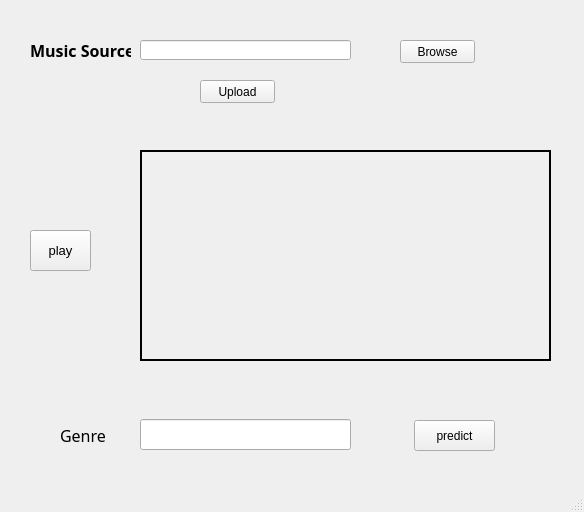
<?xml version="1.0" encoding="UTF-8"?>
<ui version="4.0">
 <class>MainWindow</class>
 <widget class="QMainWindow" name="MainWindow">
  <property name="geometry">
   <rect>
    <x>0</x>
    <y>0</y>
    <width>584</width>
    <height>512</height>
   </rect>
  </property>
  <property name="windowTitle">
   <string>MainWindow</string>
  </property>
  <widget class="QWidget" name="centralwidget">
   <widget class="QLineEdit" name="inp">
    <property name="geometry">
     <rect>
      <x>140</x>
      <y>40</y>
      <width>211</width>
      <height>20</height>
     </rect>
    </property>
   </widget>
   <widget class="QLabel" name="label">
    <property name="geometry">
     <rect>
      <x>30</x>
      <y>40</y>
      <width>101</width>
      <height>21</height>
     </rect>
    </property>
    <property name="font">
     <font>
      <family>Bahnschrift SemiBold</family>
      <pointsize>12</pointsize>
      <weight>75</weight>
      <bold>true</bold>
     </font>
    </property>
    <property name="text">
     <string>Music Source</string>
    </property>
   </widget>
   <widget class="QPushButton" name="play">
    <property name="geometry">
     <rect>
      <x>30</x>
      <y>230</y>
      <width>61</width>
      <height>41</height>
     </rect>
    </property>
    <property name="font">
     <font>
      <family>MS Shell Dlg 2</family>
      <pointsize>10</pointsize>
     </font>
    </property>
    <property name="text">
     <string>play</string>
    </property>
   </widget>
   <widget class="QLabel" name="label_2">
    <property name="geometry">
     <rect>
      <x>60</x>
      <y>420</y>
      <width>71</width>
      <height>31</height>
     </rect>
    </property>
    <property name="font">
     <font>
      <family>Bahnschrift SemiBold</family>
      <pointsize>12</pointsize>
      <weight>50</weight>
      <bold>false</bold>
     </font>
    </property>
    <property name="text">
     <string>Genre</string>
    </property>
   </widget>
   <widget class="QLineEdit" name="res_gen">
    <property name="geometry">
     <rect>
      <x>140</x>
      <y>419</y>
      <width>211</width>
      <height>31</height>
     </rect>
    </property>
   </widget>
   <widget class="QPushButton" name="browse">
    <property name="geometry">
     <rect>
      <x>400</x>
      <y>40</y>
      <width>75</width>
      <height>23</height>
     </rect>
    </property>
    <property name="text">
     <string>Browse</string>
    </property>
   </widget>
   <widget class="QPushButton" name="up">
    <property name="geometry">
     <rect>
      <x>200</x>
      <y>80</y>
      <width>75</width>
      <height>23</height>
     </rect>
    </property>
    <property name="text">
     <string>Upload</string>
    </property>
   </widget>
   <widget class="QLabel" name="imag">
    <property name="geometry">
     <rect>
      <x>140</x>
      <y>150</y>
      <width>411</width>
      <height>211</height>
     </rect>
    </property>
    <property name="minimumSize">
     <size>
      <width>10</width>
      <height>0</height>
     </size>
    </property>
    <property name="frameShape">
     <enum>QFrame::WinPanel</enum>
    </property>
    <property name="text">
     <string/>
    </property>
   </widget>
   <widget class="QPushButton" name="pre">
    <property name="geometry">
     <rect>
      <x>414</x>
      <y>420</y>
      <width>81</width>
      <height>31</height>
     </rect>
    </property>
    <property name="text">
     <string>predict</string>
    </property>
   </widget>
  </widget>
  <widget class="QMenuBar" name="menubar">
   <property name="geometry">
    <rect>
     <x>0</x>
     <y>0</y>
     <width>584</width>
     <height>21</height>
    </rect>
   </property>
  </widget>
  <widget class="QStatusBar" name="statusbar"/>
 </widget>
 <resources/>
 <connections/>
</ui>
